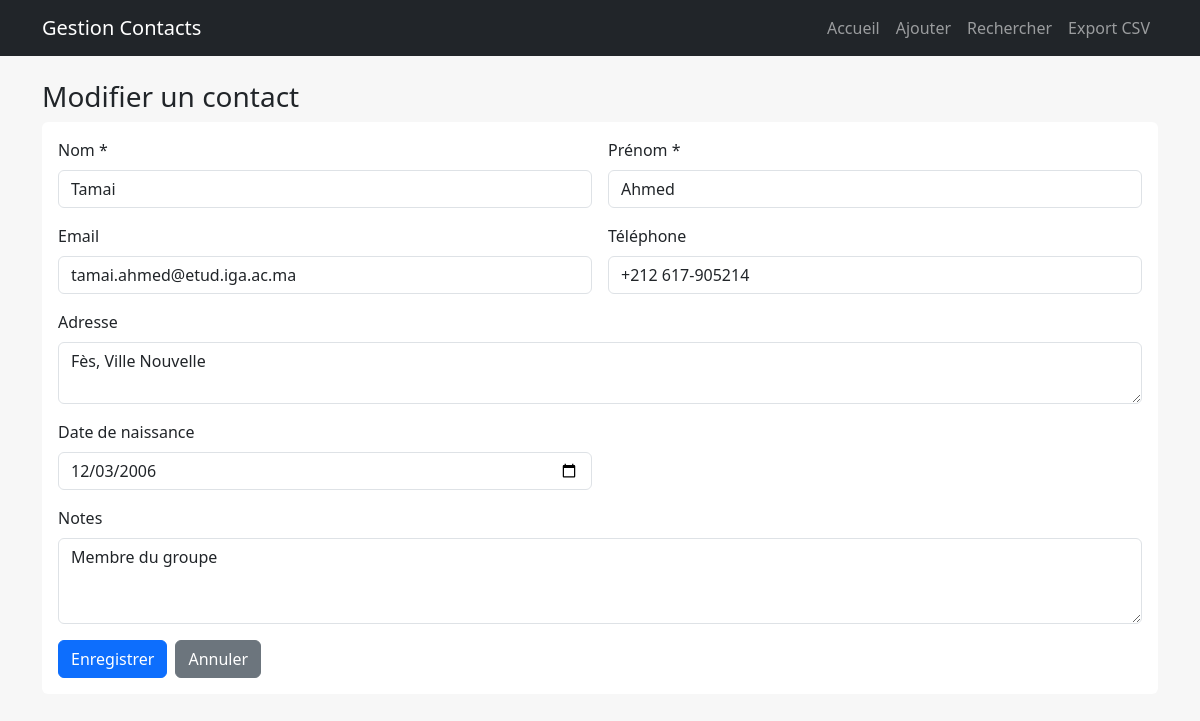
Screenshot of /modifier.php?id=3 with the database file from the repository.
### tables this page shows
CREATE TABLE `contacts` (
  `id` int(11) NOT NULL,
  `nom` varchar(100) NOT NULL,
  `prenom` varchar(100) NOT NULL,
  `email` varchar(150) DEFAULT NULL,
  `telephone` varchar(20) DEFAULT NULL,
  `adresse` text DEFAULT NULL,
  `date_naissance` date DEFAULT NULL,
  `notes` text DEFAULT NULL,
  `date_creation` timestamp NOT NULL DEFAULT current_timestamp(),
  `date_modification` timestamp NOT NULL DEFAULT current_timestamp() ON UPDATE current_timestamp()
);

### modifier.php (the view, shortened to what this page needs)
<?php
require_once __DIR__ . "/includes/init.php";
$id = isset($_GET["id"]) ? (int)$_GET["id"] : 0;
$stmt = $pdo->prepare("SELECT * FROM contacts WHERE id = ?");
$stmt->execute([$id]);
$contact = $stmt->fetch();
$errors = [];
$nom = $contact["nom"];
$prenom = $contact["prenom"];
$email = $contact["email"] ?? "";
$telephone = $contact["telephone"] ?? "";
$adresse = $contact["adresse"] ?? "";
$date_naissance = $contact["date_naissance"] ?? "";
$notes = $contact["notes"] ?? "";
require_once __DIR__ . "/includes/header.php";
?>
<h3>Modifier un contact</h3>
<form method="post" class="bg-white p-3 rounded needs-validation" novalidate>
  <div class="row g-3">
    <div class="col-md-6">
      <label class="form-label">Nom *</label>
      <input name="nom" class="form-control <?= isset($errors["nom"]) ? "is-invalid" : "" ?>"
             value="<?= htmlspecialchars($nom) ?>" required>
    </div>
    <div class="col-md-6">
      <label class="form-label">Prénom *</label>
      <input name="prenom" class="form-control <?= isset($errors["prenom"]) ? "is-invalid" : "" ?>"
             value="<?= htmlspecialchars($prenom) ?>" required>
    </div>
    <div class="col-md-6">
      <label class="form-label">Email</label>
      <input type="email" name="email"
             class="form-control <?= isset($errors["email"]) ? "is-invalid" : "" ?>"
             value="<?= htmlspecialchars($email) ?>">
    </div>
    <div class="col-md-6">
      <label class="form-label">Téléphone</label>
      <input name="telephone" class="form-control" value="<?= htmlspecialchars($telephone) ?>">
    </div>
    <div class="col-12">
      <label class="form-label">Adresse</label>
      <textarea name="adresse" class="form-control" rows="2"><?= htmlspecialchars($adresse) ?></textarea>
    </div>
    <div class="col-md-6">
      <label class="form-label">Date de naissance</label>
      <input type="date" name="date_naissance" class="form-control"
             value="<?= htmlspecialchars($date_naissance) ?>">
    </div>
    <div class="col-12">
      <label class="form-label">Notes</label>
      <textarea name="notes" class="form-control" rows="3"><?= htmlspecialchars($notes) ?></textarea>
    </div>
    <div class="col-12 d-flex gap-2">
      <button class="btn btn-primary" type="submit">Enregistrer</button>
      <a class="btn btn-secondary" href="voir.php?id=<?= (int)$id ?>">Annuler</a>
    </div>
  </div>
</form>
<?php require_once __DIR__ . "/includes/footer.php"; ?>

### assets/css/style.css (style rules this page uses)
body { background: #f7f7f7; }

### rows the page displays
contacts: nom "Tamai", prenom "Ahmed", email "tamai.ahmed@etud.iga.ac.ma", telephone "+212 617-905214", adresse "Fès, Ville Nouvelle", date_naissance "12/03/2006", notes "Membre du groupe"
